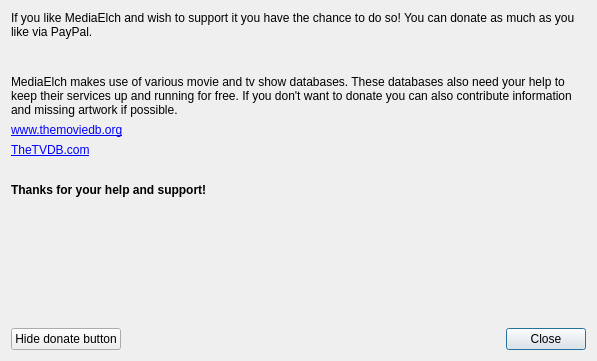
<?xml version="1.0" encoding="UTF-8"?>
<ui version="4.0">
 <class>SupportDialog</class>
 <widget class="QDialog" name="SupportDialog">
  <property name="windowModality">
   <enum>Qt::WindowModal</enum>
  </property>
  <property name="geometry">
   <rect>
    <x>0</x>
    <y>0</y>
    <width>597</width>
    <height>361</height>
   </rect>
  </property>
  <property name="windowTitle">
   <string>Support MediaElch</string>
  </property>
  <property name="windowIcon">
   <iconset resource="../../../data/MediaElch.qrc">
    <normaloff>:/img/MediaElch.png</normaloff>:/img/MediaElch.png</iconset>
  </property>
  <property name="modal">
   <bool>true</bool>
  </property>
  <layout class="QVBoxLayout" name="verticalLayout">
   <item>
    <widget class="QLabel" name="label">
     <property name="text">
      <string>If you like MediaElch and wish to support it you have the chance to do so! You can donate as much as you like via PayPal.</string>
     </property>
     <property name="wordWrap">
      <bool>true</bool>
     </property>
    </widget>
   </item>
   <item>
    <widget class="QLabel" name="label_2">
     <property name="text">
      <string notr="true">&lt;!DOCTYPE HTML PUBLIC &quot;-//W3C//DTD HTML 4.0//EN&quot; &quot;http://www.w3.org/TR/REC-html40/strict.dtd&quot;&gt;
&lt;html&gt;&lt;head&gt;&lt;meta name=&quot;qrichtext&quot; content=&quot;1&quot; /&gt;&lt;style type=&quot;text/css&quot;&gt;
p, li { white-space: pre-wrap; }
&lt;/style&gt;&lt;/head&gt;&lt;body style=&quot; font-family:'Helvetica'; font-size:9pt; font-weight:400; font-style:normal;&quot;&gt;
&lt;p style=&quot; margin-top:0px; margin-bottom:0px; margin-left:0px; margin-right:0px; -qt-block-indent:0; text-indent:0px;&quot;&gt;&lt;a href=&quot;https://www.paypal.com/cgi-bin/webscr?cmd=_s-xclick&amp;amp;hosted_button_id=6EU9GPSQ8PSUA&quot;&gt;&lt;img src=&quot;:/img/btn_donate_LG.gif&quot; /&gt;&lt;/a&gt;&lt;/p&gt;
&lt;/body&gt;&lt;/html&gt;</string>
     </property>
     <property name="textFormat">
      <enum>Qt::RichText</enum>
     </property>
     <property name="openExternalLinks">
      <bool>true</bool>
     </property>
    </widget>
   </item>
   <item>
    <spacer name="verticalSpacer_2">
     <property name="orientation">
      <enum>Qt::Vertical</enum>
     </property>
     <property name="sizeType">
      <enum>QSizePolicy::Fixed</enum>
     </property>
     <property name="sizeHint" stdset="0">
      <size>
       <width>20</width>
       <height>10</height>
      </size>
     </property>
    </spacer>
   </item>
   <item>
    <widget class="QLabel" name="label_3">
     <property name="text">
      <string>MediaElch makes use of various movie and tv show databases. These databases also need your help to keep their services up and running for free. If you don't want to donate you can also contribute information and missing artwork if possible.</string>
     </property>
     <property name="wordWrap">
      <bool>true</bool>
     </property>
    </widget>
   </item>
   <item>
    <widget class="QLabel" name="label_4">
     <property name="text">
      <string notr="true">&lt;a href=&quot;https://www.themoviedb.org&quot;&gt;www.themoviedb.org&lt;/a&gt;
</string>
     </property>
     <property name="openExternalLinks">
      <bool>true</bool>
     </property>
    </widget>
   </item>
   <item>
    <widget class="QLabel" name="label_5">
     <property name="text">
      <string notr="true">&lt;a href=&quot;https://www.thetvdb.com&quot;&gt;TheTVDB.com&lt;/a&gt;</string>
     </property>
     <property name="openExternalLinks">
      <bool>true</bool>
     </property>
    </widget>
   </item>
   <item>
    <spacer name="verticalSpacer_3">
     <property name="orientation">
      <enum>Qt::Vertical</enum>
     </property>
     <property name="sizeType">
      <enum>QSizePolicy::Fixed</enum>
     </property>
     <property name="sizeHint" stdset="0">
      <size>
       <width>20</width>
       <height>20</height>
      </size>
     </property>
    </spacer>
   </item>
   <item>
    <widget class="QLabel" name="label_6">
     <property name="font">
      <font>
       <weight>75</weight>
       <bold>true</bold>
      </font>
     </property>
     <property name="text">
      <string>Thanks for your help and support!</string>
     </property>
    </widget>
   </item>
   <item>
    <spacer name="verticalSpacer">
     <property name="orientation">
      <enum>Qt::Vertical</enum>
     </property>
     <property name="sizeHint" stdset="0">
      <size>
       <width>0</width>
       <height>0</height>
      </size>
     </property>
    </spacer>
   </item>
   <item>
    <layout class="QHBoxLayout" name="horizontalLayout">
     <item>
      <widget class="QPushButton" name="btnAlreadyDonated">
       <property name="text">
        <string>Hide donate button</string>
       </property>
       <property name="autoDefault">
        <bool>false</bool>
       </property>
      </widget>
     </item>
     <item>
      <spacer name="horizontalSpacer">
       <property name="orientation">
        <enum>Qt::Horizontal</enum>
       </property>
       <property name="sizeHint" stdset="0">
        <size>
         <width>40</width>
         <height>20</height>
        </size>
       </property>
      </spacer>
     </item>
     <item>
      <widget class="QPushButton" name="buttonClose">
       <property name="text">
        <string>Close</string>
       </property>
      </widget>
     </item>
    </layout>
   </item>
  </layout>
 </widget>
 <resources>
  <include location="../../../data/MediaElch.qrc"/>
 </resources>
 <connections>
  <connection>
   <sender>buttonClose</sender>
   <signal>clicked()</signal>
   <receiver>SupportDialog</receiver>
   <slot>accept()</slot>
   <hints>
    <hint type="sourcelabel">
     <x>192</x>
     <y>249</y>
    </hint>
    <hint type="destinationlabel">
     <x>199</x>
     <y>149</y>
    </hint>
   </hints>
  </connection>
 </connections>
</ui>
